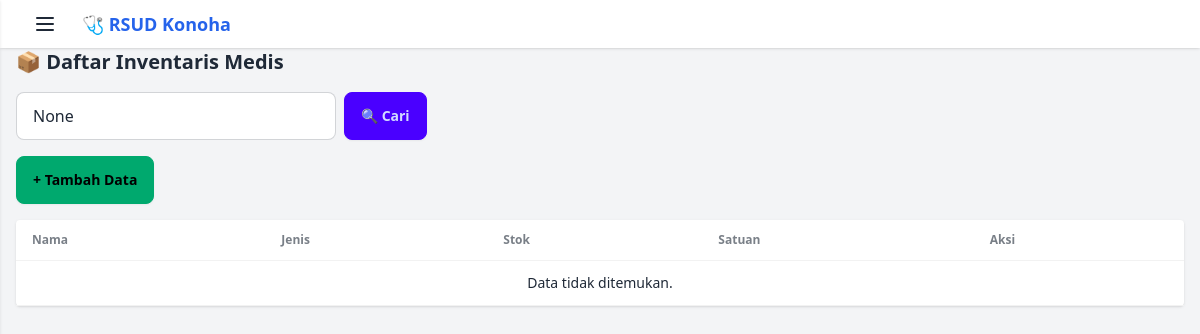
Before: /inventaris/ (signed in) with the older database file.
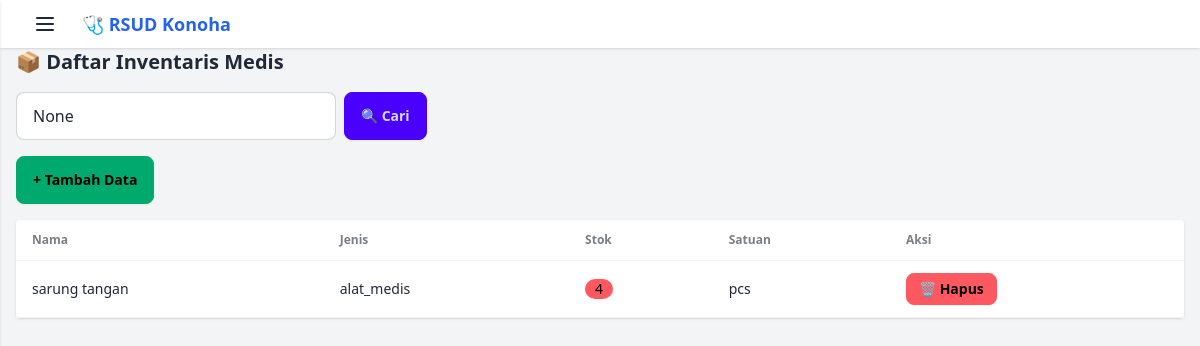
After: the same page with the newer database file.
### simrs/models.py (models this page shows, shortened)
class Inventaris(models.Model):
    nama = models.CharField(max_length=100)
    jenis = models.CharField(max_length=50)  # contoh: Obat, Alat Medis, dll
    stok = models.IntegerField()
    satuan = models.CharField(max_length=20)
    keterangan = models.TextField(blank=True, null=True)

### simrs/views.py (the view)
# urls.py: path('inventaris/', views.inventaris_admin, name='inventaris_admin'),
@login_required
def inventaris_admin(request):
    q = request.GET.get('q')
    if q:
        inventaris = Inventaris.objects.filter(Q(nama__icontains=q) | Q(jenis__icontains=q))
    else:
        inventaris = Inventaris.objects.all()
    return render(request, 'simrs/inventaris_admin.html', {'inventaris': inventaris, 'query': q})

### simrs/templates/simrs/inventaris_admin.html (shortened to what this page needs)
{% extends 'simrs/base.html' %}
{% block content %}
<h2 class="text-xl font-bold mb-4">📦 Daftar Inventaris Medis</h2>
<form method="get" class="mb-4 flex gap-2">
  <input type="text" name="q" value="{{ query }}" placeholder="Cari nama atau jenis..." class="input input-bordered w-full max-w-xs">
  <button class="btn btn-primary">🔍 Cari</button>
</form>
<a href="{% url 'tambah_inventaris' %}" class="btn btn-success mb-4">+ Tambah Data</a>
<table class="table w-full bg-white rounded shadow">
  <thead>
    <tr>
      <th>Nama</th>
      <th>Jenis</th>
      <th>Stok</th>
      <th>Satuan</th>
      <th>Aksi</th>
    </tr>
  </thead>
  <tbody>
    {% for i in inventaris %}
    <tr>
      <td>{{ i.nama }}</td>
      <td>{{ i.jenis }}</td>
      <td>
        {% if i.stok <= 5 %}
          <span class="badge badge-error">{{ i.stok }}</span>
        {% else %}
          {{ i.stok }}
        {% endif %}
      </td>
      <td>{{ i.satuan }}</td>
      <td>
        <a href="{% url 'hapus_inventaris' i.id %}" class="btn btn-sm btn-error" onclick="return confirm('Hapus item ini?')">🗑️ Hapus</a>
      </td>
    </tr>
    {% empty %}
    <tr><td colspan="5" class="text-center">Data tidak ditemukan.</td></tr>
    {% endfor %}
  </tbody>
</table>
{% endblock %}

Changed rows visible on the page:
added Inventaris: nama "sarung tangan", jenis "alat_medis", stok "4", satuan "pcs"
Other visible differences:
text no longer shown: "Data tidak ditemukan."
